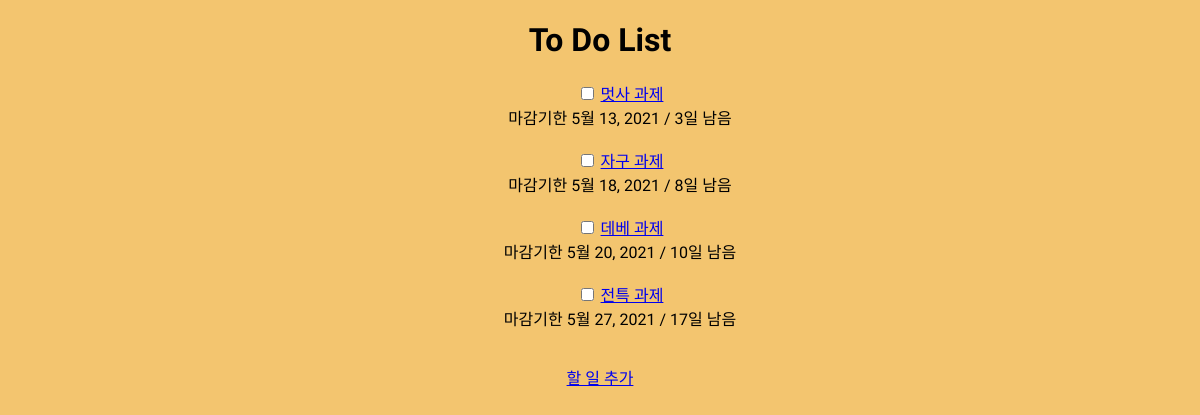
The page / on the database its author committed.
### app/models.py (models this page shows, shortened)
class Post(models.Model):
    title = models.CharField(max_length=200)
    content = models.TextField()
    date_created = models.DateField(auto_now_add=True, null=True)
    date_deadline = models.DateField(null=True)
    def remaining_days(self):
        delta = self.date_deadline - date.today()
        days = delta.days
        return days

### app/views.py (the view)
# urls.py: 2. Add a URL to urlpatterns:  path('', views.home, name='home')
def home(request):
    posts = Post.objects.all().order_by('date_deadline')
    return render(request,'home.html', {'posts': posts})

### app/templates/home.html (shortened to what this page needs)
<!DOCTYPE html>
{% load static %}
<html lang="en">
<head>
    <link href="{% static 'home.css' %}" rel="stylesheet">
</head>
<body>
    <h1>To Do List</h1>
    <div>
        <ul>
            {% for post in posts %}
                <div><input type="checkbox" name={{post.title}} value={{post.title}}>
                    <a href="{% url 'detail' post.pk %}">{{ post.title }}</a>
                    <br>
                     마감기한 {{ post.date_deadline}}
                     / {{post.remaining_days}}일 남음
                </div><br>
            {% endfor %}
        </ul>
    </div>
    <a href="{% url 'new' %}">할 일 추가</a>
</body>
</html>

### app/static/home.css (style rules this page uses)
* { text-align: center; font-family: 'Do Hyeon', sans-serif; background-color: rgb(243, 197, 111); color: (rgb(39, 29, 29); }
h1 { font-family: 'Do Hyeon', sans-serif; padding: 7px 20px 7px 20px; }
ul { margin-right: 20px; }

### rows shown on the page
Post: title "멋사 과제", date_deadline "5월 13, 2021", remaining_days "3"
Post: title "자구 과제", date_deadline "5월 18, 2021", remaining_days "8"
Post: title "데베 과제", date_deadline "5월 20, 2021", remaining_days "10"
Post: title "전특 과제", date_deadline "5월 27, 2021", remaining_days "17"
